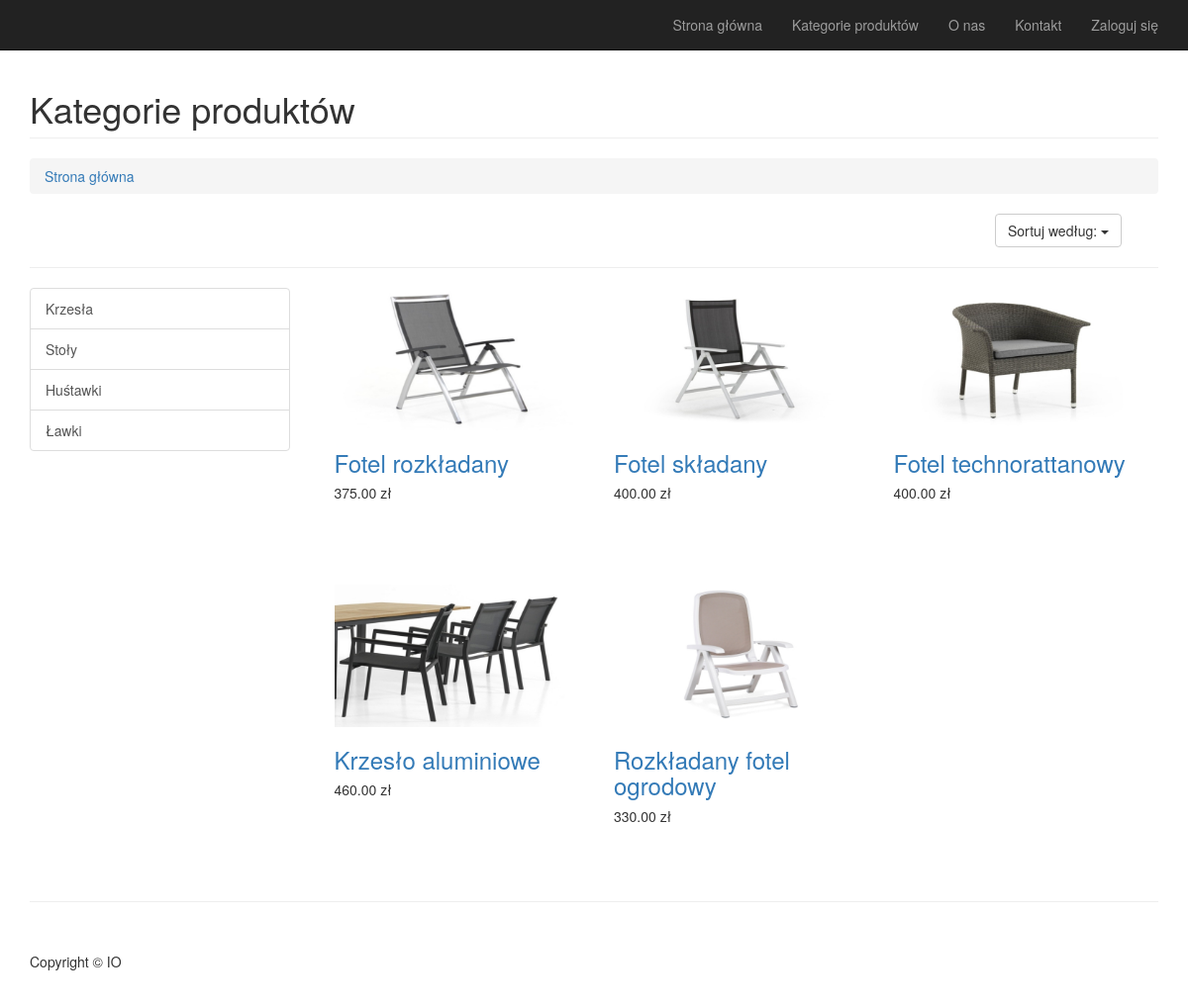
Screenshot of /index.php?action=category&val=1&sort_by=az with the database file from the repository.
### tables this page shows
CREATE TABLE `kategoria` (
  `id_kategorii` int(11) NOT NULL,
  `nazwa_kategorii` text NOT NULL
);

CREATE TABLE `produkt` (
  `id_produktu` int(11) NOT NULL,
  `id_kategorii` int(11) NOT NULL,
  `nazwa_produktu` text NOT NULL,
  `cena_jednostkowa` decimal(9,2) NOT NULL,
  `opis_produktu` text NOT NULL,
  `image` varchar(255) NOT NULL
);

### class/View.class.php (called while the page is built, shortened)
<?php
class View {
	private $output = '';
	function __construct($templateFileName, $variables = array(), $params = array()) {
		$this->result = $variables;
        $filename = INDEX_DIR."/view/$templateFileName.tpl.php";
        include($filename);
        $this->output = ob_get_contents();
	}
	public function __toString() {
		return $this->output;
	}
}

### class/Controller.class.php (called while the page is built, shortened)
<?php
class Controller
{
	protected $db;
	protected $result = array();
	public function __construct(PageView $page, DB $db = null)
	{
		$this->db = $db;
	}
	public function category()
	{
		$id = htmlspecialchars($_GET['val']);
		if (isset($id)) {
			$product = new Product($this->db);
			$this->result[0] = $product->getProductByCategory($id);
			$this->result[1] = $product->getCategories();
			$view = new View('Category', $this->result);
		} else {
			$view = new View('Category');
		}
	}
}

### class/DB.class.php (called while the page is built, shortened)
<?php
class DB {
	private $pdo;
	public function __construct($dbtype, $dbhost, $dbname, $dbuser, $dbpass) {
		$dsn = "$dbtype:host=$dbhost;dbname=$dbname";
		$this->pdo = new PDO($dsn, $dbuser, $dbpass);
		$this->pdo->exec("SET NAMES 'utf8';");
	}
	public function query($query, $parameters = array()) {
		$statement = $this->pdo->prepare($query);
        if (false !== $statement->execute()) {
			return $statement;
        } else {
        	throw new ErrorException(print_r($statement->errorInfo(), true));
        }
	}
}

### class/Product.class.php (called while the page is built, shortened)
<?php
class Product {
    protected $db;
    function __construct(DB $db  = null)
    {
        $this->db = $db;
    }
    public function getProductByCategory($id)
    {
       $w = '';
 		switch($_GET['sort_by'])
 		{
 			case 'az':
 				$w .= 'ORDER BY  nazwa_produktu ASC';
 				break;
 		}
          $query = $this->db->query('select * from produkt where id_kategorii = "'.$id.'" '.$w.' ');
          $this->result = $query;
        return $this->result;
    }
    public function getCategories()
    {
        $query = $this->db->query('select * from kategoria');
        $this->result = $query;
        return $this->result;
    }
}

### class/PageView.class.php (called while the page is built, shortened)
<?php
class PageView {
	private $template;
	private $views = array();
	public function __construct($templateFileName) {
		$this->template = $templateFileName;
	}
	public function addView(View $view) {
		$this->views[] = $view;
	}
	public function __toString() {
		$views = $this->views;
		$filename = INDEX_DIR."/view/". $this->template . ".tpl.php";
        include($filename);
        $output = ob_get_contents();
        return $output;
	}
}

### view/Category.tpl.php (the view, shortened to what this page needs)
<div class="row">
    <div class="col-lg-12">
        <h1 class="page-header">Kategorie produktów
        </h1>
        <ol class="breadcrumb">
            <li><a href="index.php">Strona główna</a>
            </li>
        </ol>
    </div>
</div>
 <div class="row">
    <div class="col-md-10">
    </div>
    <div class="col-md-2">
    <button data-toggle="dropdown" class="btn btn-default dropdown-toggle">
    Sortuj według: <span class="caret"></span>
    </button>
    </div>
</div>
<div class="row">
    <div class="col-lg-12">
     <hr>
    </div>
</div>
<div class="row">
    <div class="col-md-3">
        <div class="list-group">
    <?php
    foreach ($this->result[1] as $row)
    {
    ?>
            <a href="index.php?action=category&val=<?=$row['id_kategorii'];?>" class="list-group-item"><?=$row['nazwa_kategorii'];?></a>
    <?php } ?>
        </div>
    </div>
    <div class="col-md-9">
    <?php
    foreach ($this->result[0] as $row)
    {
    ?>
        <div class="col-sm-4 col-xs-6" style="height:300px">
            <img class="img-responsive img-hover" src="<?=$row['image'];?>"/>
        <h3>
            <a href="index.php?action=show&id=<?=$row['id_produktu'];?>"><?=$row['nazwa_produktu'];?></a>
        </h3>
        <h5><?=$row['cena_jednostkowa'];?> zł</h5>
    </div>
    <?php } ?>
    </div>
</div>
<hr>

### view/Page.tpl.php (shortened to what this page needs)
<!DOCTYPE html>
<html lang="pl">
<head>
    <link href="css/bootstrap.min.css" rel="stylesheet">
    <link href="css/modern-business.css" rel="stylesheet">
    <link href="font-awesome-4.1.0/css/font-awesome.min.css" rel="stylesheet" type="text/css">
</head>
<body>
<nav class="navbar navbar-inverse navbar-fixed-top" role="navigation">
    <div class="container">
        <div class="collapse navbar-collapse" id="bs-example-navbar-collapse-1">
            <ul class="nav navbar-nav navbar-right">
                <li>
                    <a href="index.php">Strona główna</a>
                </li>
                <li>
                    <a href="index.php?action=category&val=1">Kategorie produktów</a>
                </li>
                <li>
                    <a href="index.php?action=oNas">O nas</a>
                </li>
                <li>
                    <a href="index.php?action=kontakt">Kontakt</a>
                </li>
                <li>
                    <?php if ($_SESSION['login'] == 'yes') { ?>
                        <?php if (!isset($_SESSION['pracownik']) || !$_SESSION['pracownik']) { ?>
                            <a href="index.php?action=userpanel">Witaj: <?= $_SESSION['user']; ?></a>
                        <?php } else { ?>
                            <a href="#">Witaj: <?= $_SESSION['user']; ?></a>
                        <?php } ?>
                    <?php } else { ?>
                        <a href="index.php?action=login">Zaloguj się</a>
                    <?php } ?>
                </li>
            </ul>
        </div>
    </div>
</nav>
<div class="container">
    <?php
    foreach ($views as $view) echo $view;
    ?>
    <footer>
        <div class="row">
            <div class="col-lg-12">
                <p>Copyright &copy; IO</p>
            </div>
        </div>
    </footer>
</div>
</body>
</html>

### css/modern-business.css (style rules this page uses)
html, body { height: 100%; }
body { padding-top: 50px; }
footer { margin: 50px 0; }

### rows the page displays
kategoria: nazwa_kategorii "Krzesła"
kategoria: nazwa_kategorii "Stoły"
kategoria: nazwa_kategorii "Huśtawki"
kategoria: nazwa_kategorii "Ławki"
produkt: image (picture), nazwa_produktu "Fotel rozkładany", cena_jednostkowa "375.00"
produkt: image (picture), nazwa_produktu "Fotel składany", cena_jednostkowa "400.00"
produkt: image (picture), nazwa_produktu "Fotel technorattanowy", cena_jednostkowa "400.00"
produkt: image (picture), nazwa_produktu "Krzesło aluminiowe", cena_jednostkowa "460.00"
produkt: image (picture), nazwa_produktu "Rozkładany fotel ogrodowy", cena_jednostkowa "330.00"
